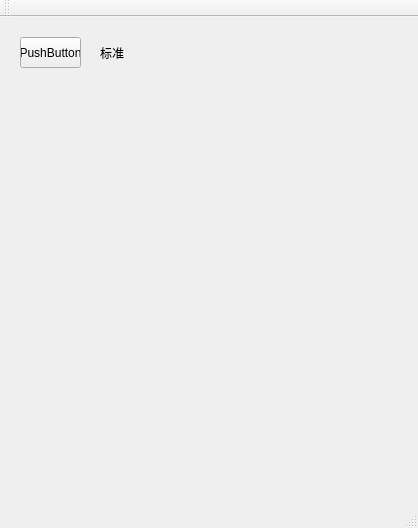
<?xml version="1.0" encoding="UTF-8"?>
<ui version="4.0">
 <class>MainWindow</class>
 <widget class="QMainWindow" name="MainWindow">
  <property name="geometry">
   <rect>
    <x>0</x>
    <y>0</y>
    <width>418</width>
    <height>528</height>
   </rect>
  </property>
  <property name="windowTitle">
   <string>MainWindow</string>
  </property>
  <widget class="QWidget" name="centralWidget">
   <widget class="QPushButton" name="pushButton">
    <property name="geometry">
     <rect>
      <x>20</x>
      <y>20</y>
      <width>61</width>
      <height>31</height>
     </rect>
    </property>
    <property name="text">
     <string>PushButton</string>
    </property>
   </widget>
   <widget class="QLabel" name="label">
    <property name="geometry">
     <rect>
      <x>100</x>
      <y>30</y>
      <width>54</width>
      <height>12</height>
     </rect>
    </property>
    <property name="text">
     <string>标准</string>
    </property>
   </widget>
  </widget>
  <widget class="QMenuBar" name="menuBar">
   <property name="geometry">
    <rect>
     <x>0</x>
     <y>0</y>
     <width>418</width>
     <height>23</height>
    </rect>
   </property>
  </widget>
  <widget class="QToolBar" name="mainToolBar">
   <attribute name="toolBarArea">
    <enum>TopToolBarArea</enum>
   </attribute>
   <attribute name="toolBarBreak">
    <bool>false</bool>
   </attribute>
  </widget>
  <widget class="QStatusBar" name="statusBar"/>
 </widget>
 <layoutdefault spacing="6" margin="11"/>
 <resources/>
 <connections/>
</ui>
